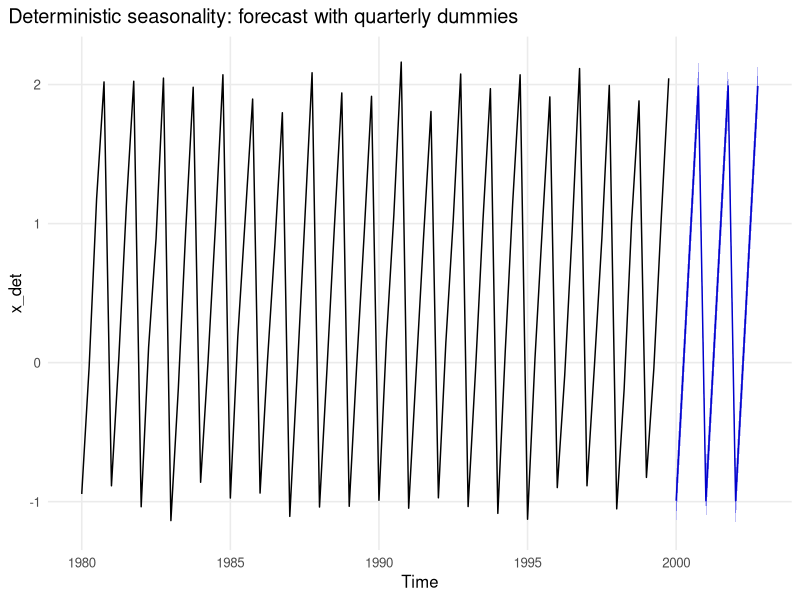
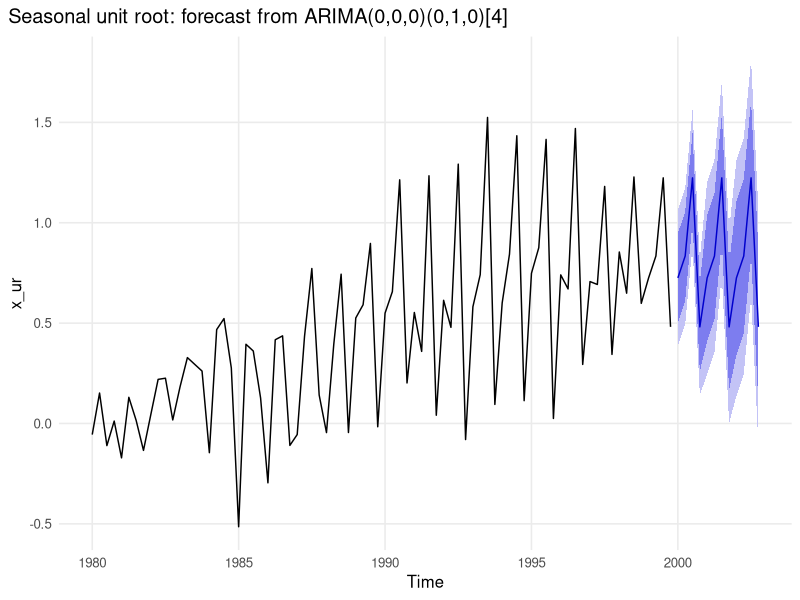
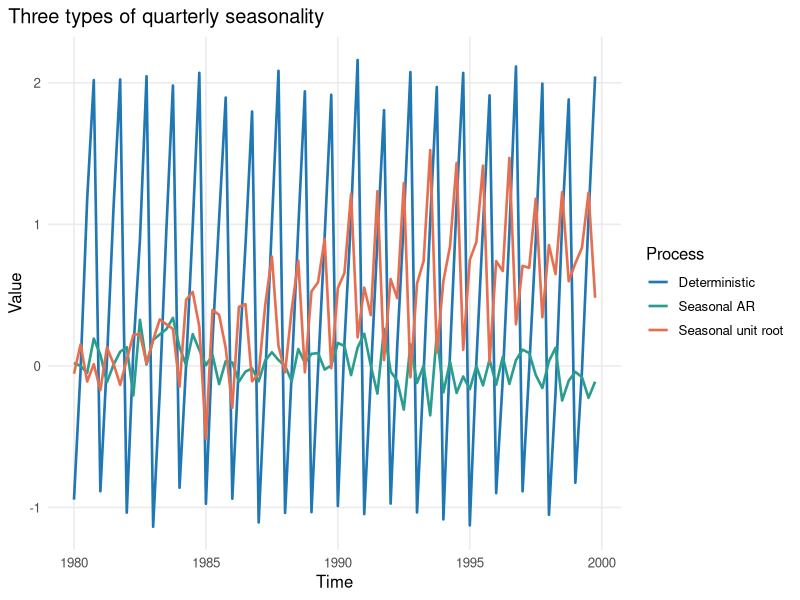
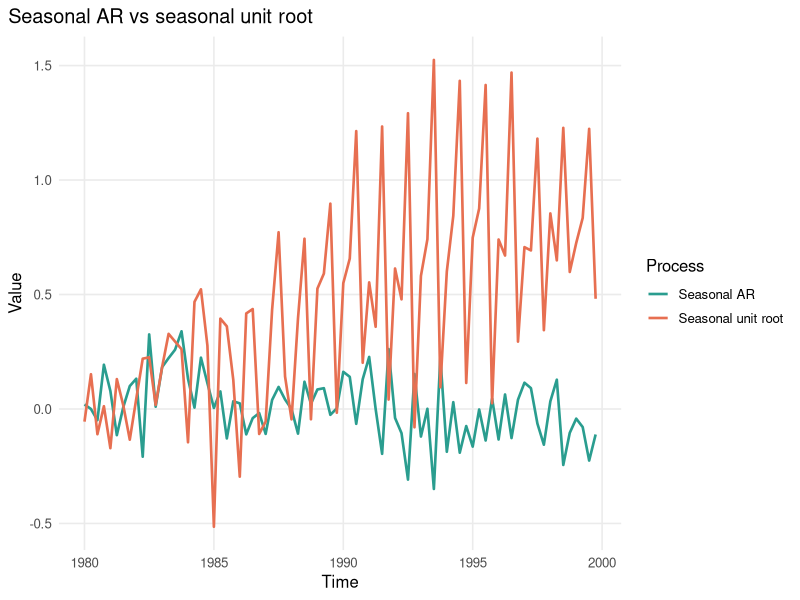
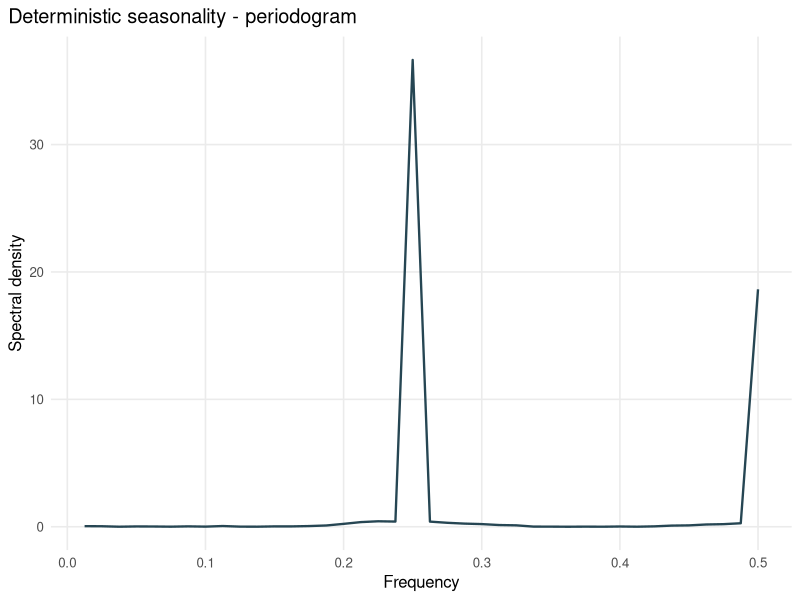
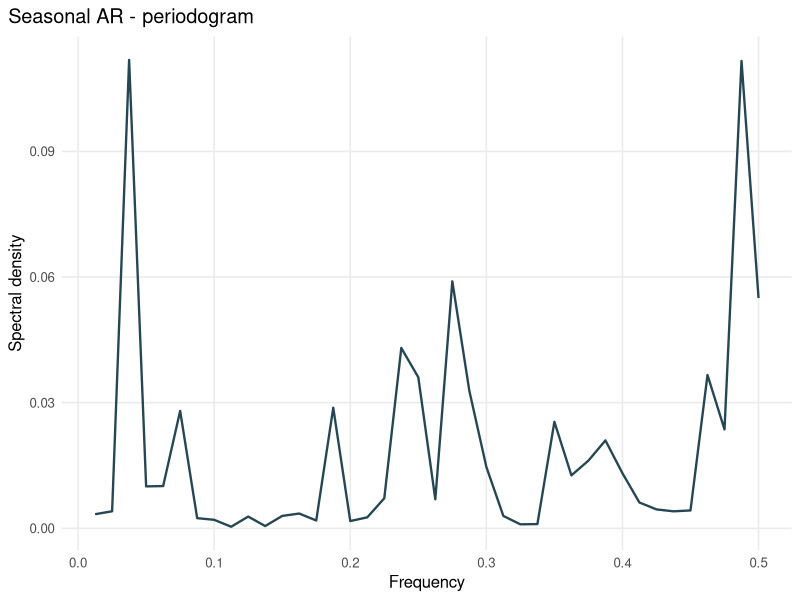
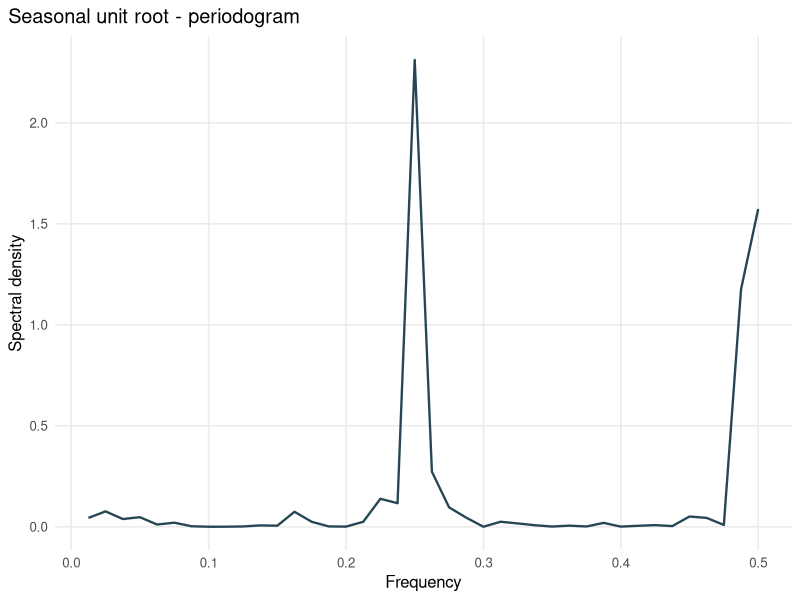
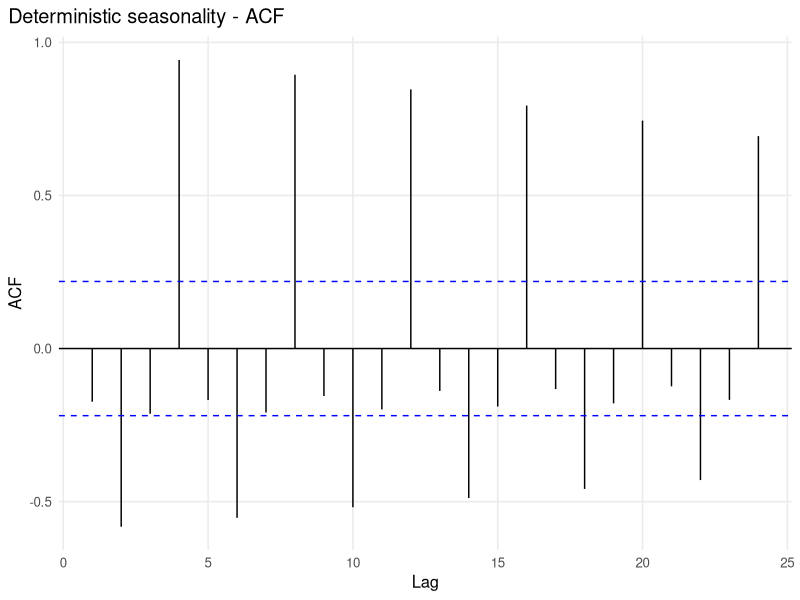

These charts were generated, in order, by the following R code:
rm(list = ls())
set.seed(13)

suppressPackageStartupMessages({
  library(forecast)
  library(ggplot2)
  library(urca)
  library(uroot)
})

plot_theme <- theme_minimal(base_size = 12) +
  theme(
    plot.title.position = "plot",
    panel.grid.minor = element_blank()
  )

plot_ts <- function(x, title, y_label = "Value", color = "#1f77b4") {
  df <- data.frame(time = as.numeric(time(x)), value = as.numeric(x))
  ggplot(df, aes(x = time, y = value)) +
    geom_line(linewidth = 0.9, color = color) +
    labs(title = title, x = "Time", y = y_label) +
    plot_theme
}

plot_periodogram <- function(x, title, span = NULL) {
  spec <- spec.pgram(as.numeric(x), log = "no", span = span, plot = FALSE)
  df <- data.frame(freq = spec$freq, spec = spec$spec)
  ggplot(df, aes(x = freq, y = spec)) +
    geom_line(linewidth = 0.8, color = "#264653") +
    labs(title = title, x = "Frequency", y = "Spectral density") +
    plot_theme
}

plot_corr <- function(x, label, lag_max = 24) {
  print(
    ggAcf(as.numeric(x), lag.max = lag_max) +
      labs(title = paste(label, "- ACF"), x = "Lag", y = "ACF") +
      plot_theme
  )
  print(
    ggPacf(as.numeric(x), lag.max = lag_max) +
      labs(title = paste(label, "- PACF"), x = "Lag", y = "PACF") +
      plot_theme
  )
}

# Simulated quarterly seasonality -------------------------------------------
no_periods <- 20 * 4
noise_scale <- 0.1

white_noise <- arima.sim(model = list(order = c(0, 0, 0)), n = no_periods, sd = noise_scale)
x_det <- ts(rep(c(-1, 0, 1, 2), no_periods / 4) + white_noise, start = c(1980, 1), frequency = 4)

model_ar <- Arima(
  ts(rnorm(no_periods, sd = noise_scale), frequency = 4),
  order = c(0, 0, 0),
  seasonal = list(order = c(1, 0, 0), period = 4),
  fixed = c(0.5, 0)
)
x_ar <- ts(simulate(model_ar, nsim = no_periods), start = c(1980, 1), frequency = 4)

model_ur <- Arima(
  ts(rnorm(no_periods, sd = noise_scale), frequency = 4),
  order = c(0, 0, 0),
  seasonal = list(order = c(0, 1, 0), period = 4)
)
x_ur <- ts(simulate(model_ur, nsim = no_periods), start = c(1980, 1), frequency = 4)

horizon <- 12
quarters <- rep(1:4, length.out = no_periods + horizon)
dummies <- ts(
  cbind(
    as.integer(quarters == 1),
    as.integer(quarters == 2),
    as.integer(quarters == 3)
  ),
  start = c(1980, 1),
  frequency = 4
)
dummies_reg <- window(dummies, end = end(x_det))
dummies_fcast <- window(dummies, start = c(2000, 1))

model_det <- Arima(x_det, order = c(0, 0, 0), xreg = dummies_reg, method = "ML")
det_fcst <- forecast(model_det, h = NROW(dummies_fcast), xreg = dummies_fcast)
print(
  autoplot(det_fcst) +
    labs(title = "Deterministic seasonality: forecast with quarterly dummies") +
    plot_theme
)

model_ur_fit <- Arima(
  x_ur,
  order = c(0, 0, 0),
  seasonal = list(order = c(0, 1, 0), period = 4)
)
ur_fcst <- forecast(model_ur_fit, h = horizon)
print(
  autoplot(ur_fcst) +
    labs(title = "Seasonal unit root: forecast from ARIMA(0,0,0)(0,1,0)[4]") +
    plot_theme
)

sim_df <- rbind(
  data.frame(time = as.numeric(time(x_det)), value = as.numeric(x_det), series = "Deterministic"),
  data.frame(time = as.numeric(time(x_ar)), value = as.numeric(x_ar), series = "Seasonal AR"),
  data.frame(time = as.numeric(time(x_ur)), value = as.numeric(x_ur), series = "Seasonal unit root")
)

print(
  ggplot(sim_df, aes(x = time, y = value, color = series)) +
    geom_line(linewidth = 0.9) +
    scale_color_manual(values = c("Deterministic" = "#1f77b4", "Seasonal AR" = "#2a9d8f", "Seasonal unit root" = "#e76f51")) +
    labs(title = "Three types of quarterly seasonality", x = "Time", y = "Value", color = "Process") +
    plot_theme
)

sim_df_ar_ur <- subset(sim_df, series %in% c("Seasonal AR", "Seasonal unit root"))
print(
  ggplot(sim_df_ar_ur, aes(x = time, y = value, color = series)) +
    geom_line(linewidth = 0.9) +
    scale_color_manual(values = c("Seasonal AR" = "#2a9d8f", "Seasonal unit root" = "#e76f51")) +
    labs(title = "Seasonal AR vs seasonal unit root", x = "Time", y = "Value", color = "Process") +
    plot_theme
)

print(plot_periodogram(x_det, "Deterministic seasonality - periodogram"))
print(plot_periodogram(x_ar, "Seasonal AR - periodogram"))
print(plot_periodogram(x_ur, "Seasonal unit root - periodogram"))

plot_corr(x_det, "Deterministic seasonality")
plot_corr(x_ar, "Seasonal AR")
plot_corr(x_ur, "Seasonal unit root")

# AirPassengers: Box-Jenkins workflow ---------------------------------------
print(plot_ts(AirPassengers, "AirPassengers", "Passengers"))

selected_years <- c(1951, 1953, 1955)
ap_year_df <- do.call(
  rbind,
  lapply(selected_years, function(year) {
    year_window <- window(AirPassengers, start = c(year, 1), end = c(year, 12))
    data.frame(year = factor(year), month = c(cycle(year_window)), value = c(year_window))
  })
)

print(
  ggplot(ap_year_df, aes(x = month, y = value)) +
    geom_line(linewidth = 0.9, color = "#264653") +
    geom_point(size = 1.5, color = "#264653") +
    facet_wrap(~ year, nrow = 1) +
    labs(title = "AirPassengers seasonality by selected years", x = "Month", y = "Passengers") +
    plot_theme
)

lAP <- log(AirPassengers)
print(plot_ts(lAP, "Log AirPassengers", "log(passengers)", "#2a9d8f"))

lap_year_df <- do.call(
  rbind,
  lapply(selected_years, function(year) {
    year_window <- window(lAP, start = c(year, 1), end = c(year, 12))
    data.frame(year = factor(year), month = c(cycle(year_window)), value = c(year_window))
  })
)

print(
  ggplot(lap_year_df, aes(x = month, y = value)) +
    geom_line(linewidth = 0.9, color = "#2a9d8f") +
    geom_point(size = 1.5, color = "#2a9d8f") +
    facet_wrap(~ year, nrow = 1) +
    labs(title = "Log AirPassengers seasonality by selected years", x = "Month", y = "log(passengers)") +
    plot_theme
)

plot_corr(lAP, "Log AirPassengers")
print(plot_periodogram(lAP, "Log AirPassengers - periodogram", span = 5))

df_test_none <- ur.df(lAP, type = "none", lags = 0)
df_test_trend <- ur.df(lAP, type = "trend", lags = 12)
cat("\nADF tests for log AirPassengers\n")
print(summary(df_test_none))
print(summary(df_test_trend))

dlAP12 <- diff(lAP, lag = 12)
print(plot_ts(dlAP12, "Seasonal difference: Delta_12 log(AirPassengers)", "Value", "#e76f51"))
plot_corr(dlAP12, "Seasonal difference")
print(plot_periodogram(dlAP12, "Seasonal difference - periodogram", span = 5))
print(summary(ur.df(dlAP12, type = "none", lags = 12)))

HEGY_lAP <- hegy.test(lAP, deterministic = c(1, 1, 1), lag.method = "AIC", maxlag = 24)
CH_lAP <- ch.test(lAP, type = "trigonometric", sid = "all", lag1 = TRUE)
print(HEGY_lAP)
print(CH_lAP)

dlAP <- diff(lAP)
print(plot_ts(dlAP, "First difference: Delta log(AirPassengers)", "Value", "#f4a261"))
plot_corr(dlAP, "First difference")
print(plot_periodogram(dlAP, "First difference - periodogram", span = 5))

HEGY_dlAP <- hegy.test(dlAP, deterministic = c(1, 1, 1), lag.method = "AIC", maxlag = 24)
CH_dlAP <- ch.test(dlAP, type = "trigonometric", sid = "all", lag1 = TRUE)
print(HEGY_dlAP)
print(CH_dlAP)

print(summary(ur.df(dlAP, type = "drift", lags = 0)))
print(summary(ur.df(dlAP, type = "trend", lags = 0)))

dSlAP <- diff(lAP, lag = 12)
print(plot_ts(dSlAP, "Seasonal difference dS(log AP)", "Value", "#e76f51"))
plot_corr(dSlAP, "Seasonal difference dS(log AP)")
print(plot_periodogram(dSlAP, "Seasonal difference dS(log AP) - periodogram", span = 5))

HEGY_dSlAP <- hegy.test(dSlAP, deterministic = c(1, 1, 1), lag.method = "AIC", maxlag = 24)
CH_dSlAP <- ch.test(dSlAP, type = "trigonometric", sid = "all", lag1 = TRUE)
print(HEGY_dSlAP)
print(CH_dSlAP)

print(summary(ur.df(dSlAP, type = "trend", lags = 12)))

ddSlAP <- diff(dlAP, lag = 12)
print(plot_ts(ddSlAP, "Combined difference dS(d log AP)", "Value", "#f4a261"))
plot_corr(ddSlAP, "Combined difference dS(d log AP)")
print(plot_periodogram(ddSlAP, "Combined difference dS(d log AP) - periodogram", span = 5))

HEGY_ddSlAP <- hegy.test(ddSlAP, deterministic = c(1, 1, 1), lag.method = "AIC", maxlag = 24)
CH_ddSlAP <- ch.test(ddSlAP, type = "trigonometric", sid = "all", lag1 = TRUE)
print(HEGY_ddSlAP)
print(CH_ddSlAP)

model_s <- arima(
  lAP,
  order = c(1, 1, 1),
  seasonal = list(order = c(1, 1, 1), period = 12),
  method = "ML"
)
res_model_s <- residuals(model_s)
print(Box.test(res_model_s, lag = 1, type = "Ljung"))
print(Box.test(res_model_s, lag = 12, type = "Ljung"))
checkresiduals(model_s)

model_auto <- auto.arima(lAP, method = "ML", max.d = 1, max.p = 24, max.q = 24, ic = "aic")
checkresiduals(model_auto)
print(
  autoplot(forecast(model_auto)) +
    labs(title = "Forecast from auto.arima(log AirPassengers)") +
    plot_theme
)
